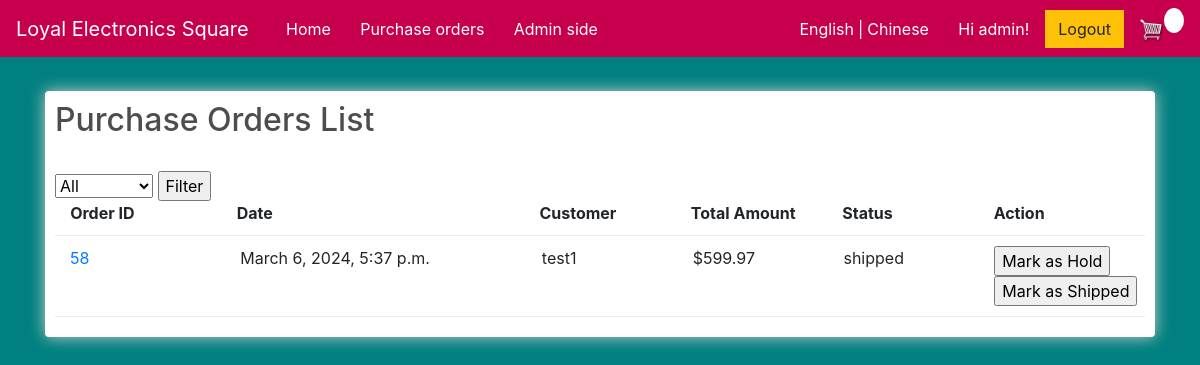
Before: /order_list/ (signed in) with the older database file.
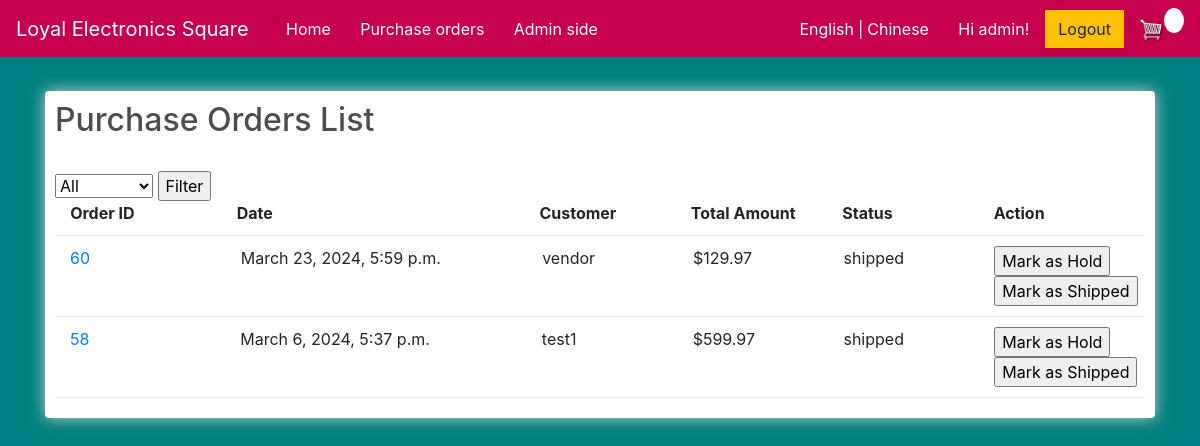
After: the same page with the newer database file.
### store/models.py (models this page shows, shortened)
class Order(models.Model):
    STATUS_CHOICES = [
        ('pending', _('Pending')),
        ('shipped', _('Shipped')),
        ('cancelled', _('Cancelled')),
        ('hold', _('Hold')),]
    customer = models.ForeignKey(Customer, on_delete=models.SET_NULL, null=True, blank=True, verbose_name=_('customer'))
    date_ordered = models.DateTimeField(default=timezone.now, verbose_name=_('date_ordered'))
    complete = models.BooleanField(default=False, null=True, blank=False)
    total_amount = models.DecimalField(max_digits=100, decimal_places=2, null=True, verbose_name=_('total_amount'))
    status = models.CharField(max_length=10, choices=STATUS_CHOICES, default='pending', verbose_name=_('status'))
    shipment_date = models.DateTimeField(null=True, blank=True, verbose_name=_('shipment_date'))
    cancel_date = models.DateTimeField(null=True, blank=True, verbose_name=_('cancel_date'))
    @property
    def get_cart_items(self):
        orderitems = self.orderitem_set.all()
        total = sum([item.quantity for item in orderitems])
        return total
    def total_amount(self):
        orderitems = self.orderitem_set.all()
        total = sum([item.get_total for item in orderitems])
        return total

class Customer(models.Model):
    user = models.OneToOneField(User, on_delete=models.CASCADE, related_name = 'customer', null=True, blank=True, verbose_name=_('user'))
    full_name = models.CharField(max_length=200, null=True, verbose_name=_('full_name'))
    email = models.CharField(max_length=200, null=True, verbose_name=_('email'))
    password = models.CharField(max_length=200, null=True, verbose_name=_('password'))
    shipping_address = models.CharField(max_length=200, null=True, verbose_name=_('shipping_address'))
    def __str__(self):
        return str(self.full_name)

class OrderItem(models.Model):
    product = models.ForeignKey(Product, on_delete=models.SET_NULL, null=True, verbose_name=_('product'))
    order = models.ForeignKey(Order, on_delete=models.SET_NULL, null=True, verbose_name=_('order'))
    quantity = models.IntegerField(default=0, null=True, blank=True, verbose_name=_('quantity'))
    date_added = models.DateTimeField(auto_now_add=True, verbose_name=_('date_added'))
    unit_price = models.DecimalField(max_digits=10, decimal_places=2, null=True, verbose_name=_('unit_price'))
    subtotal = models.DecimalField(max_digits=10, decimal_places=2, null=True, verbose_name=_('subtotal'))
    @property
    def get_total(self):
        total = self.product.price * self.quantity
        return total

class Product(models.Model):
    name = models.CharField(max_length=200, null=True, verbose_name=_('name'))
    price = models.DecimalField(max_digits=10, decimal_places=2, verbose_name=_('price'))
    brand = models.CharField(max_length=16, null=True, verbose_name=_('brand'))
    connectivity_technology = models.CharField(max_length=32, null=True, verbose_name=_('connectivity_technology'))
    digital = models.BooleanField(default=False, null=True, blank=False)
    image = models.ImageField(null=True, blank=True)
    image2 = models.ImageField(null=True, blank=True)
    image3 = models.ImageField(null=True, blank=True)
    description = models.TextField(null=True, verbose_name=_('description'))
    is_active = models.BooleanField(default=True, verbose_name=_('is_active'))

### store/views.py (the view)
# urls.py: path('order_list/', views.order_list, name="order_list"),
@login_required
def order_list(request):
     if request.user.is_authenticated:
          customer = request.user.customer
          order, created = Order.objects.get_or_create(customer=customer, complete=False)
          items = order.orderitem_set.all()
          cartItems = order.get_cart_items
     else:
          items = []
          order = {'get_cart_total':0, 'get_cart_items':0, 'shipping':False}
          cartItems = order['get_cart_items']
     status = request.GET.get('status')
     if request.user.is_staff:
          if status:
               orders = Order.objects.filter(complete=True,status=status).order_by('-date_ordered')
          else:
               orders = Order.objects.filter(complete=True).order_by('-date_ordered')
     else:
          if status:
               orders = Order.objects.filter(customer = request.user.customer,  complete=True, status=status).order_by('-date_ordered')
          else:
               orders = Order.objects.filter(customer = request.user.customer,  complete=True).order_by('-date_ordered')
     return render(request, 'store/order_list.html', {'orders': orders})

### store/templates/store/order_list.html (shortened to what this page needs)
{% extends 'store/main.html' %}
{% load static %}
{% load i18n %}
{% block content %}
     <div class="row">
		<div class="col-lg-12">
			<div class="box-element">
				<h2>{% trans 'Purchase Orders List' %}</h2>
				<br>
				<form method="get">
					<select name="status">
						<option value="">{% trans 'All' %}</option>
					</select>
					<input type="submit" value="{% trans 'Filter' %}">
				</form>
				<div class="cart-row">
					<div style="flex:0.1"><strong></strong></div>
					<div style="flex:1.1"><strong>{% trans 'Order ID' %}</strong></div>
					<div style="flex:2"><strong>{% trans 'Date' %}</strong></div>
					<div style="flex:1"><strong>{% trans 'Customer' %}</strong></div>
					<div style="flex:1"><strong>{% trans 'Total Amount' %}</strong></div>
					<div style="flex:1"><strong>{% trans 'Status' %}</strong></div>
					<div style="flex:1"><strong>{% trans 'Action' %}</strong></div>
				</div>
				{% for order in orders %}
				<div class="cart-row">
					<div style="flex:0.1"></div>
					<a href="{% url 'order_detail' order.id %}">
					<div style="flex:2">{{order.id}}</div></a>
					<div style="flex:1"></div>
					<div style="flex:2">{{order.date_ordered}}</div>
					<div style="flex:1">{{order.customer}}</div>
					<div style="flex:1">${{order.total_amount}}</div>
					<div style="flex:1">{{order.status}}</div>
					<div style="flex:1">
					{% if request.user.is_staff %}
					<form action="{% url 'order_hold' order.id %}" method="post" onsubmit="disableButton()">
						<input type="submit" id="shipButton" value="{% trans 'Mark as Hold' %}">
					</form>
					<form action="{% url 'order_ship' order.id %}" method="post" onsubmit="disableButton()">
						<input type="submit" id="shipButton" value="{% trans 'Mark as Shipped' %}">
					</form>
					{% else %}
						<form action="{% url 'order_cancel' order.id %}" method="post">
							{% csrf_token %}
							<input type="submit" value="{% trans 'Cancel Order' %}">
						</form>
					{% endif %}
					</div>
				</div>
				{% endfor %}
		</div>
	</div>
{% endblock content %}

Changed rows visible on the page:
now on this page (row edited): Order: id "60", date_ordered "March 23, 2024, 5:59 p.m.", customer "vendor", total_amount "129.97", status "shipped"
